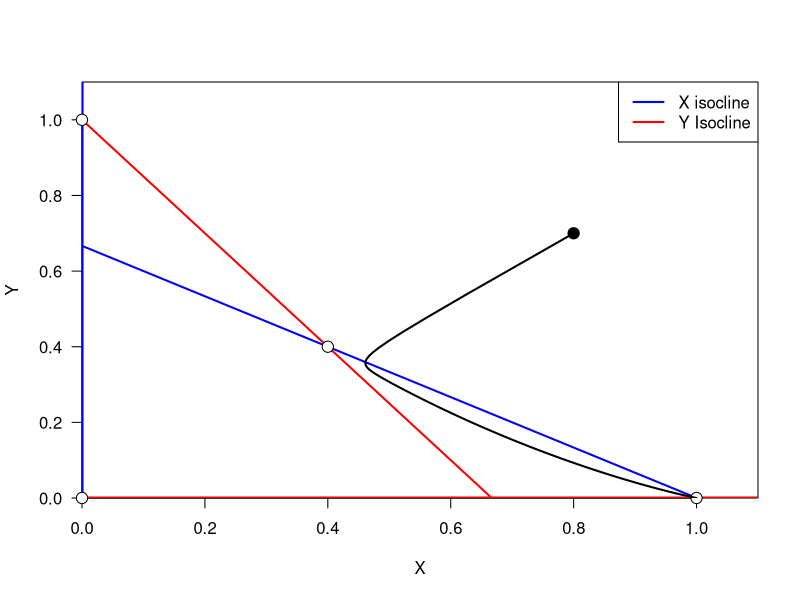

Here is the R script that generated this plot:

# Parameter Inputs
Kx<-1
Ky<-1
rx<-0.25
ry<-0.25

alpha<-1.5
beta<- 1.5


# Starting Values
Xstart<-0.8
Ystart<-0.7



plot_iso <- function(rx, ry, Kx, Ky, alpha, beta, Xstart, Ystart) {
# Solve for equilibrium, dismiss negative values and repace with 0
Xstar<-min(Kx,max(0,(alpha*Ky - Kx)/(alpha*beta - 1)))
Ystar<-min(Ky,max(0,(beta*Kx - Ky)/(alpha*beta -1)))

# Plot isoclines
xmax <- Kx*1.1
ymax <- Ky*1.1

x.2.use <- c(0, xmax)

x.isocline <- (Kx - x.2.use)/alpha
y.isocline <- Ky - x.2.use * beta

# make final plot
par(xpd = F)
plot(
  x.2.use,
  x.isocline,
  type = "l",
  col = "blue",
  lwd = 2,
  xlab = "X",
  ylab = "Y",
  xlim = c(0, xmax),
  ylim = c(0, ymax),
  las = 1,
  xaxs = "i",
  yaxs = "i"
)
lines(x.2.use, y.isocline,
      lwd = 2,
      col = "red")

# add in vertical and horizontal isoclines:
abline(h = 0, col = "red", lwd =3)
abline(v = 0, col = "blue", lwd =3)

# Plot all possible equilibria
par(xpd = T)
points(x=0, y = 0 , pch = 21, bg = "white", cex = 1.5)
points(x = 0, y = Ky, pch = 21, bg = "white", cex = 1.5)
points(x = Kx,y = 0, pch = 21, bg = "white", cex = 1.5)
points(x = Xstar, y = Ystar, pch = 21, bg = "white", cex = 1.5)
par(xpd = F)

legend("topright",legend=c("X isocline", "Y Isocline"),lwd=2, col=c("blue","red"))

points(Xstart,Ystart,pch=21,bg="black",cex=1.5)
# Run model trajectore

readline(prompt="Press [enter] to see trajectory")
timelist<-seq(1,150)

N.output<-matrix(NA,nrow=150,ncol=3)

N.output[1,1:3]<-c(1,Xstart,Ystart)

for (i in 2:150){
  X<-N.output[i-1,2]
  Y<-N.output[i-1,3]
  N.output[i,2]<-X+rx*X*(1-(X+alpha*Y)/Kx)
  N.output[i,3]<-Y+ry*Y*(1-(Y+beta*X)/Ky)
}

lines(N.output[,2],N.output[,3],col="black",lwd=2)


# Calculate eigenvalues
Jacob=matrix(0,2,2)
Jacob[1,1]<-1+rx-2*rx*Xstar/Kx-rx*alpha*Ystar/Kx
Jacob[1,2]<--alpha*rx*Xstar/Kx
Jacob[2,1]<--beta*ry*Ystar/Ky
Jacob[2,2]<-1+ry-2*ry*Ystar/Ky-ry*beta*Xstar/Ky


ev<-eigen(Jacob)

Eigen.Magnitude=(Re(ev$values[1])^2+Im(ev$values[1])^2)^0.5
print(paste("Eigenvalue magnitude = ", round(Eigen.Magnitude, 2)))
      
}







plot_iso(rx, ry, Kx, Ky, alpha, beta, Xstart, Ystart)


